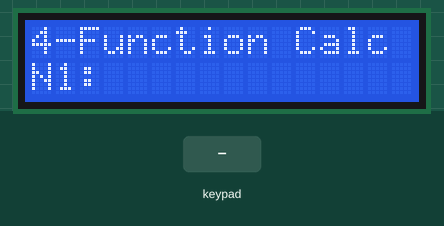
This sketch was run on a simulated Arduino Uno, built with avr-gcc and run on an emulated ATmega328P. Shown: 16×2 character LCD. The test bench sets the inputs (shaded band).

Above: at 1.2 s.
1.3 s: keypad keys 6 7 8 9 A pressed 0.4 s apart
At 3.7 s:
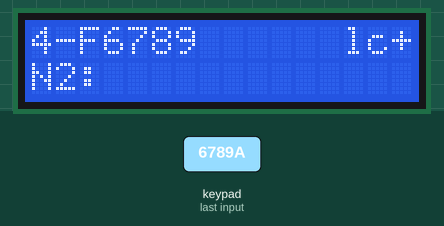
4.8 s: key '#' pressed
At 5.4 s:
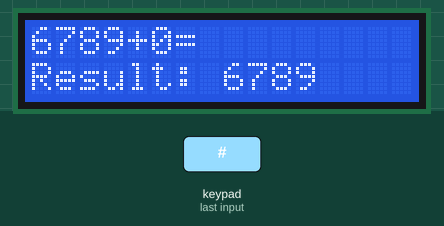
6.3 s: keypad keys 6 7 8 9 D pressed 0.4 s apart
At 8.6 s:
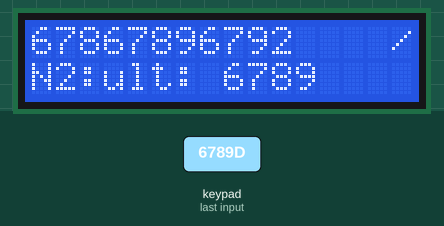
9.8 s: key '1' pressed
At 10.1 s:
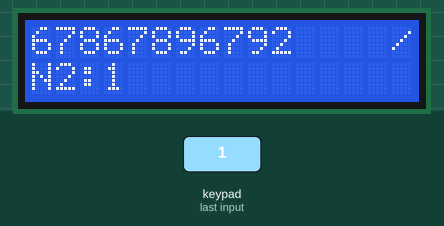
11.3 s: keypad keys 6 7 8 9 # pressed 0.4 s apart
At 14.2 s:
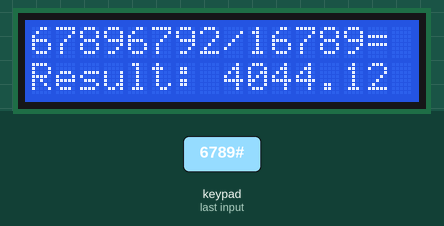
14.8 s: key '2' pressed
At 15.1 s:
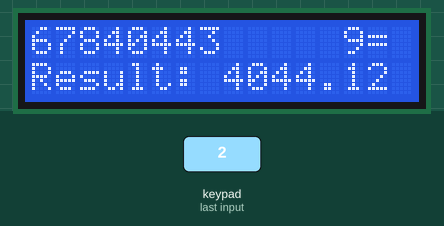
Timing chart, 0 to 17.3 s (numbered marks = the images above; inputs shaded):
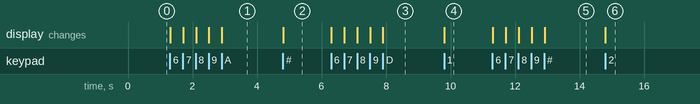

Measured:
- after the input at 1.3 s, the display: first changes at once (image 1 shows a later state)
- after the input at 4.8 s, the display: changes at once (image 2)
- after the input at 6.3 s, the display: first changes at once (image 3 shows a later state)
- after the input at 9.8 s, the display: changes at once (image 4)
- after the input at 11.3 s, the display: first changes at once (image 5 shows a later state)
- after the input at 14.8 s, the display: changes at once (image 6)

The sketch:

calculator.ino
```cpp
// 1. Include the necessary Libraries
#include <Keypad.h>
#include <LiquidCrystal.h>

// 2. Define LCD Pin Connections (RS, E, D4, D5, D6, D7)
LiquidCrystal lcd(12, 11, 5, 4, 3, 2);

// 3. Define Keypad Configuration (SAME AS BEFORE)
const byte ROWS = 4; // Four rows
const byte COLS = 4; // Four columns

// Define the keys on the 4x4 keypad (operators A, B, C, D are now assigned)
char hexaKeys[ROWS][COLS] = {
  {'1','2','3','A'}, // A = +
  {'4','5','6','B'}, // B = -
  {'7','8','9','C'}, // C = *
  {'*','0','#','D'}  // D = /
};

// Define the connections for rows and columns (MATCHING WIRING)
byte rowPins[ROWS] = {A0, A1, A2, A3};
byte colPins[COLS] = {6, 7, 8, 9};

// Initialize the Keypad object
Keypad customKeypad = Keypad(makeKeymap(hexaKeys), rowPins, colPins, ROWS, COLS);

// 4. Global Variables for calculation and state
float number1 = 0; // Changed to float to handle division results
float number2 = 0;
float result = 0;
char operation = ' ';
bool newNumber = true;

void setup() {
  lcd.begin(16, 2);
  resetCalculator();
}

void loop() {
  char customKey = customKeypad.getKey();

  if (customKey) {

    // --- 1. HANDLE NUMBER INPUT (0-9) ---
    if (customKey >= '0' && customKey <= '9') {
      int num = customKey - '0';

      if (newNumber) {
        number1 = number1 * 10 + num;
        printInput(number1, 0, true);
      } else {
        number2 = number2 * 10 + num;
        printInput(number2, 1, true);
      }
    }

    // --- 2. HANDLE OPERATOR INPUT (A, B, C, D) ---
    else if (customKey == 'A' || customKey == 'B' || customKey == 'C' || customKey == 'D') {
      if (newNumber) {
        // Store the operator based on the key pressed
        if (customKey == 'A') operation = '+';
        else if (customKey == 'B') operation = '-';
        else if (customKey == 'C') operation = '*';
        else if (customKey == 'D') operation = '/';

        newNumber = false; // Switch to entering number2

        // Update display to show operator and prompt for N2
        lcd.setCursor(15, 0);
        lcd.print(operation);
        lcd.setCursor(0, 1);
        lcd.print("N2:");
      }
    }

    // --- 3. HANDLE EQUALS ('#') ---
    else if (customKey == '#') {
      performCalculation();
    }

    // --- 4. HANDLE CLEAR/RESET ('*') ---
    else if (customKey == '*') {
      resetCalculator();
    }
  }
}

// Function to display the input number on a specific row
void printInput(float num, int row, bool clearLine) {
  // Clear the line if requested
  if (clearLine) {
    lcd.setCursor(3, row);
    lcd.print("          ");
  }

  // Print the number
  lcd.setCursor(3, row);
  // Using 0 decimal places for cleaner display of integers
  lcd.print(num, 0);
}

// Function to perform the calculation using a switch statement
void performCalculation() {
  // Use a switch statement to handle all four operations
  switch (operation) {
    case '+':
      result = number1 + number2;
      break;
    case '-':
      result = number1 - number2;
      break;
    case '*':
      result = number1 * number2;
      break;
    case '/':
      // Handle division by zero
      if (number2 != 0) {
        result = number1 / number2;
      } else {
        lcd.clear();
        lcd.print("ERROR: Div by Zero!");
        delay(2000);
        resetCalculator();
        return;
      }
      break;
    default:
      // If no valid operation was selected
      return;
  }

  // Display the final result
  lcd.clear();
  lcd.setCursor(0, 0);
  lcd.print(number1, 0); // Print N1 (as integer for neatness)
  lcd.print(operation);
  lcd.print(number2, 0); // Print N2
  lcd.print("=");

  lcd.setCursor(0, 1);
  lcd.print("Result: ");
  // Display result with 2 decimal places if it's not an integer
  if (result == (long)result) {
      lcd.print(result, 0);
  } else {
      lcd.print(result, 2);
  }


  // Prepare for the next calculation
  number1 = result;
  number2 = 0;
  operation = ' ';
  newNumber = true;
}

// Function to reset all variables and display
void resetCalculator() {
  number1 = 0;
  number2 = 0;
  result = 0;
  operation = ' ';
  newNumber = true;

  lcd.clear();
  lcd.print("4-Function Calc");
  lcd.setCursor(0, 1);
  lcd.print("N1:");
}
```
